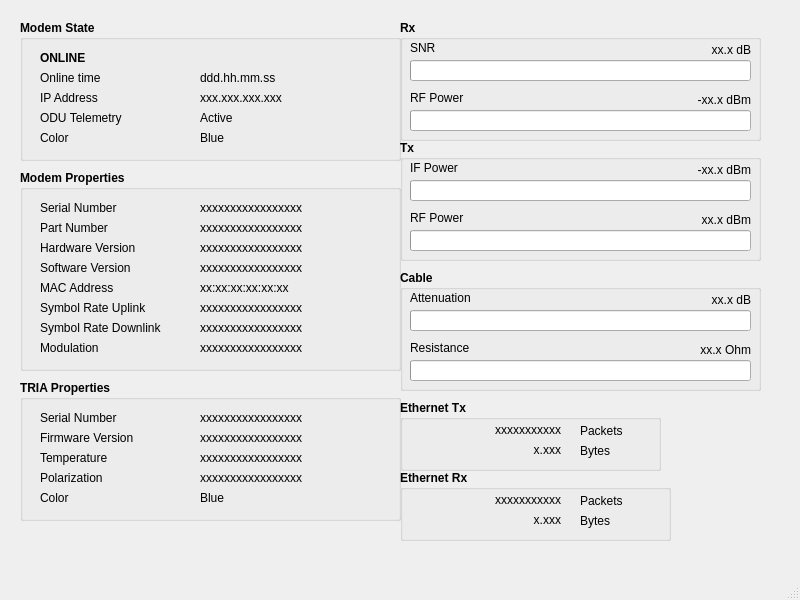
<?xml version="1.0" encoding="UTF-8"?>
<ui version="4.0">
 <class>SurfBeam2</class>
 <widget class="QMainWindow" name="SurfBeam2">
  <property name="geometry">
   <rect>
    <x>0</x>
    <y>0</y>
    <width>800</width>
    <height>600</height>
   </rect>
  </property>
  <property name="windowTitle">
   <string>ViaSat - SurfBeam 2</string>
  </property>
  <widget class="QWidget" name="centralwidget">
   <widget class="QGroupBox" name="ModemStateGroupbox">
    <property name="geometry">
     <rect>
      <x>20</x>
      <y>20</y>
      <width>381</width>
      <height>141</height>
     </rect>
    </property>
    <property name="font">
     <font>
      <weight>75</weight>
      <bold>true</bold>
     </font>
    </property>
    <property name="title">
     <string>Modem State</string>
    </property>
    <property name="flat">
     <bool>false</bool>
    </property>
    <property name="checkable">
     <bool>false</bool>
    </property>
    <widget class="QLabel" name="modemStateLabel">
     <property name="geometry">
      <rect>
       <x>20</x>
       <y>30</y>
       <width>201</width>
       <height>16</height>
      </rect>
     </property>
     <property name="font">
      <font>
       <weight>75</weight>
       <bold>true</bold>
      </font>
     </property>
     <property name="text">
      <string>ONLINE</string>
     </property>
    </widget>
    <widget class="QLabel" name="onlineTimeStatic">
     <property name="geometry">
      <rect>
       <x>20</x>
       <y>50</y>
       <width>111</width>
       <height>16</height>
      </rect>
     </property>
     <property name="font">
      <font>
       <weight>50</weight>
       <bold>false</bold>
      </font>
     </property>
     <property name="text">
      <string>Online time</string>
     </property>
    </widget>
    <widget class="QLabel" name="onlineTimeLabel">
     <property name="geometry">
      <rect>
       <x>180</x>
       <y>50</y>
       <width>151</width>
       <height>16</height>
      </rect>
     </property>
     <property name="font">
      <font>
       <weight>50</weight>
       <bold>false</bold>
      </font>
     </property>
     <property name="text">
      <string>ddd.hh.mm.ss</string>
     </property>
    </widget>
    <widget class="QLabel" name="ipAddressStatic">
     <property name="geometry">
      <rect>
       <x>20</x>
       <y>70</y>
       <width>111</width>
       <height>16</height>
      </rect>
     </property>
     <property name="font">
      <font>
       <weight>50</weight>
       <bold>false</bold>
      </font>
     </property>
     <property name="text">
      <string>IP Address</string>
     </property>
    </widget>
    <widget class="QLabel" name="ipAddressLabel">
     <property name="geometry">
      <rect>
       <x>180</x>
       <y>70</y>
       <width>151</width>
       <height>16</height>
      </rect>
     </property>
     <property name="font">
      <font>
       <weight>50</weight>
       <bold>false</bold>
      </font>
     </property>
     <property name="text">
      <string>xxx.xxx.xxx.xxx</string>
     </property>
    </widget>
    <widget class="QLabel" name="oduTelemetryStatic">
     <property name="geometry">
      <rect>
       <x>20</x>
       <y>90</y>
       <width>111</width>
       <height>16</height>
      </rect>
     </property>
     <property name="font">
      <font>
       <weight>50</weight>
       <bold>false</bold>
      </font>
     </property>
     <property name="text">
      <string>ODU Telemetry</string>
     </property>
    </widget>
    <widget class="QLabel" name="oduTelemetryLabel">
     <property name="geometry">
      <rect>
       <x>180</x>
       <y>90</y>
       <width>151</width>
       <height>16</height>
      </rect>
     </property>
     <property name="font">
      <font>
       <weight>50</weight>
       <bold>false</bold>
      </font>
     </property>
     <property name="text">
      <string>Active</string>
     </property>
    </widget>
    <widget class="QLabel" name="modemColorStatic">
     <property name="geometry">
      <rect>
       <x>20</x>
       <y>110</y>
       <width>111</width>
       <height>16</height>
      </rect>
     </property>
     <property name="font">
      <font>
       <weight>50</weight>
       <bold>false</bold>
      </font>
     </property>
     <property name="text">
      <string>Color</string>
     </property>
    </widget>
    <widget class="QLabel" name="modemColorLabel">
     <property name="geometry">
      <rect>
       <x>180</x>
       <y>110</y>
       <width>151</width>
       <height>16</height>
      </rect>
     </property>
     <property name="font">
      <font>
       <weight>50</weight>
       <bold>false</bold>
      </font>
     </property>
     <property name="text">
      <string>Blue</string>
     </property>
    </widget>
   </widget>
   <widget class="QGroupBox" name="ModemPropertiesGroupbox">
    <property name="geometry">
     <rect>
      <x>20</x>
      <y>170</y>
      <width>381</width>
      <height>201</height>
     </rect>
    </property>
    <property name="font">
     <font>
      <weight>75</weight>
      <bold>true</bold>
     </font>
    </property>
    <property name="title">
     <string>Modem Properties</string>
    </property>
    <widget class="QLabel" name="modemSerialNumberStatic">
     <property name="geometry">
      <rect>
       <x>20</x>
       <y>30</y>
       <width>131</width>
       <height>16</height>
      </rect>
     </property>
     <property name="font">
      <font>
       <weight>50</weight>
       <bold>false</bold>
      </font>
     </property>
     <property name="text">
      <string>Serial Number</string>
     </property>
    </widget>
    <widget class="QLabel" name="modemSerialNumberLabel">
     <property name="geometry">
      <rect>
       <x>180</x>
       <y>30</y>
       <width>161</width>
       <height>16</height>
      </rect>
     </property>
     <property name="font">
      <font>
       <weight>50</weight>
       <bold>false</bold>
      </font>
     </property>
     <property name="text">
      <string>xxxxxxxxxxxxxxxxx</string>
     </property>
    </widget>
    <widget class="QLabel" name="partNumberStatic">
     <property name="geometry">
      <rect>
       <x>20</x>
       <y>50</y>
       <width>141</width>
       <height>16</height>
      </rect>
     </property>
     <property name="font">
      <font>
       <weight>50</weight>
       <bold>false</bold>
      </font>
     </property>
     <property name="text">
      <string>Part Number</string>
     </property>
    </widget>
    <widget class="QLabel" name="partNumberLabel">
     <property name="geometry">
      <rect>
       <x>180</x>
       <y>50</y>
       <width>161</width>
       <height>16</height>
      </rect>
     </property>
     <property name="font">
      <font>
       <weight>50</weight>
       <bold>false</bold>
      </font>
     </property>
     <property name="text">
      <string>xxxxxxxxxxxxxxxxx</string>
     </property>
    </widget>
    <widget class="QLabel" name="hardwareVersionStatic">
     <property name="geometry">
      <rect>
       <x>20</x>
       <y>70</y>
       <width>151</width>
       <height>16</height>
      </rect>
     </property>
     <property name="font">
      <font>
       <weight>50</weight>
       <bold>false</bold>
      </font>
     </property>
     <property name="text">
      <string>Hardware Version</string>
     </property>
    </widget>
    <widget class="QLabel" name="hardwareVersionLabel">
     <property name="geometry">
      <rect>
       <x>180</x>
       <y>70</y>
       <width>161</width>
       <height>16</height>
      </rect>
     </property>
     <property name="font">
      <font>
       <weight>50</weight>
       <bold>false</bold>
      </font>
     </property>
     <property name="text">
      <string>xxxxxxxxxxxxxxxxx</string>
     </property>
    </widget>
    <widget class="QLabel" name="softwareVersionStatic">
     <property name="geometry">
      <rect>
       <x>20</x>
       <y>90</y>
       <width>141</width>
       <height>16</height>
      </rect>
     </property>
     <property name="font">
      <font>
       <weight>50</weight>
       <bold>false</bold>
      </font>
     </property>
     <property name="text">
      <string>Software Version</string>
     </property>
    </widget>
    <widget class="QLabel" name="softwareVersionLabel">
     <property name="geometry">
      <rect>
       <x>180</x>
       <y>90</y>
       <width>161</width>
       <height>16</height>
      </rect>
     </property>
     <property name="font">
      <font>
       <weight>50</weight>
       <bold>false</bold>
      </font>
     </property>
     <property name="text">
      <string>xxxxxxxxxxxxxxxxx</string>
     </property>
    </widget>
    <widget class="QLabel" name="macAddressStatic">
     <property name="geometry">
      <rect>
       <x>20</x>
       <y>110</y>
       <width>141</width>
       <height>16</height>
      </rect>
     </property>
     <property name="font">
      <font>
       <weight>50</weight>
       <bold>false</bold>
      </font>
     </property>
     <property name="text">
      <string>MAC Address</string>
     </property>
    </widget>
    <widget class="QLabel" name="macAddressLabel">
     <property name="geometry">
      <rect>
       <x>180</x>
       <y>110</y>
       <width>161</width>
       <height>16</height>
      </rect>
     </property>
     <property name="font">
      <font>
       <weight>50</weight>
       <bold>false</bold>
      </font>
     </property>
     <property name="text">
      <string>xx:xx:xx:xx:xx:xx</string>
     </property>
    </widget>
    <widget class="QLabel" name="symbolRateFwdStatic">
     <property name="geometry">
      <rect>
       <x>20</x>
       <y>130</y>
       <width>151</width>
       <height>16</height>
      </rect>
     </property>
     <property name="font">
      <font>
       <weight>50</weight>
       <bold>false</bold>
      </font>
     </property>
     <property name="text">
      <string>Symbol Rate Uplink</string>
     </property>
    </widget>
    <widget class="QLabel" name="symbolRateFwdLabel">
     <property name="geometry">
      <rect>
       <x>180</x>
       <y>130</y>
       <width>161</width>
       <height>16</height>
      </rect>
     </property>
     <property name="font">
      <font>
       <weight>50</weight>
       <bold>false</bold>
      </font>
     </property>
     <property name="text">
      <string>xxxxxxxxxxxxxxxxx</string>
     </property>
    </widget>
    <widget class="QLabel" name="symbolRateReturnStatic">
     <property name="geometry">
      <rect>
       <x>20</x>
       <y>150</y>
       <width>161</width>
       <height>16</height>
      </rect>
     </property>
     <property name="font">
      <font>
       <weight>50</weight>
       <bold>false</bold>
      </font>
     </property>
     <property name="text">
      <string>Symbol Rate Downlink</string>
     </property>
    </widget>
    <widget class="QLabel" name="symbolRateReturnLabel">
     <property name="geometry">
      <rect>
       <x>180</x>
       <y>150</y>
       <width>161</width>
       <height>16</height>
      </rect>
     </property>
     <property name="font">
      <font>
       <weight>50</weight>
       <bold>false</bold>
      </font>
     </property>
     <property name="text">
      <string>xxxxxxxxxxxxxxxxx</string>
     </property>
    </widget>
    <widget class="QLabel" name="modulationStatic">
     <property name="geometry">
      <rect>
       <x>20</x>
       <y>170</y>
       <width>141</width>
       <height>16</height>
      </rect>
     </property>
     <property name="font">
      <font>
       <weight>50</weight>
       <bold>false</bold>
      </font>
     </property>
     <property name="text">
      <string>Modulation</string>
     </property>
    </widget>
    <widget class="QLabel" name="modulationLabel">
     <property name="geometry">
      <rect>
       <x>180</x>
       <y>170</y>
       <width>161</width>
       <height>16</height>
      </rect>
     </property>
     <property name="font">
      <font>
       <weight>50</weight>
       <bold>false</bold>
      </font>
     </property>
     <property name="text">
      <string>xxxxxxxxxxxxxxxxx</string>
     </property>
    </widget>
   </widget>
   <widget class="QGroupBox" name="TriaPropertiesGroupbox">
    <property name="geometry">
     <rect>
      <x>20</x>
      <y>380</y>
      <width>381</width>
      <height>141</height>
     </rect>
    </property>
    <property name="font">
     <font>
      <weight>75</weight>
      <bold>true</bold>
     </font>
    </property>
    <property name="title">
     <string>TRIA Properties</string>
    </property>
    <widget class="QLabel" name="triaSerialNumberStatic">
     <property name="geometry">
      <rect>
       <x>20</x>
       <y>30</y>
       <width>141</width>
       <height>16</height>
      </rect>
     </property>
     <property name="font">
      <font>
       <weight>50</weight>
       <bold>false</bold>
      </font>
     </property>
     <property name="text">
      <string>Serial Number</string>
     </property>
    </widget>
    <widget class="QLabel" name="triaSerialNumberLabel">
     <property name="geometry">
      <rect>
       <x>180</x>
       <y>30</y>
       <width>151</width>
       <height>16</height>
      </rect>
     </property>
     <property name="font">
      <font>
       <weight>50</weight>
       <bold>false</bold>
      </font>
     </property>
     <property name="text">
      <string>xxxxxxxxxxxxxxxxx</string>
     </property>
    </widget>
    <widget class="QLabel" name="firmwareVersionStatic">
     <property name="geometry">
      <rect>
       <x>20</x>
       <y>50</y>
       <width>141</width>
       <height>16</height>
      </rect>
     </property>
     <property name="font">
      <font>
       <weight>50</weight>
       <bold>false</bold>
      </font>
     </property>
     <property name="text">
      <string>Firmware Version</string>
     </property>
    </widget>
    <widget class="QLabel" name="firmwareVersionLabel">
     <property name="geometry">
      <rect>
       <x>180</x>
       <y>50</y>
       <width>131</width>
       <height>16</height>
      </rect>
     </property>
     <property name="font">
      <font>
       <weight>50</weight>
       <bold>false</bold>
      </font>
     </property>
     <property name="text">
      <string>xxxxxxxxxxxxxxxxx</string>
     </property>
    </widget>
    <widget class="QLabel" name="temperatureStatic">
     <property name="geometry">
      <rect>
       <x>20</x>
       <y>70</y>
       <width>141</width>
       <height>16</height>
      </rect>
     </property>
     <property name="font">
      <font>
       <weight>50</weight>
       <bold>false</bold>
      </font>
     </property>
     <property name="text">
      <string>Temperature</string>
     </property>
    </widget>
    <widget class="QLabel" name="temperatureLabel">
     <property name="geometry">
      <rect>
       <x>180</x>
       <y>70</y>
       <width>151</width>
       <height>16</height>
      </rect>
     </property>
     <property name="font">
      <font>
       <weight>50</weight>
       <bold>false</bold>
      </font>
     </property>
     <property name="text">
      <string>xxxxxxxxxxxxxxxxx</string>
     </property>
    </widget>
    <widget class="QLabel" name="polarizationStatic">
     <property name="geometry">
      <rect>
       <x>20</x>
       <y>90</y>
       <width>141</width>
       <height>16</height>
      </rect>
     </property>
     <property name="font">
      <font>
       <weight>50</weight>
       <bold>false</bold>
      </font>
     </property>
     <property name="text">
      <string>Polarization</string>
     </property>
    </widget>
    <widget class="QLabel" name="polarizationLabel">
     <property name="geometry">
      <rect>
       <x>180</x>
       <y>90</y>
       <width>151</width>
       <height>16</height>
      </rect>
     </property>
     <property name="font">
      <font>
       <weight>50</weight>
       <bold>false</bold>
      </font>
     </property>
     <property name="text">
      <string>xxxxxxxxxxxxxxxxx</string>
     </property>
    </widget>
    <widget class="QLabel" name="triaColorStatic">
     <property name="geometry">
      <rect>
       <x>20</x>
       <y>110</y>
       <width>141</width>
       <height>16</height>
      </rect>
     </property>
     <property name="font">
      <font>
       <weight>50</weight>
       <bold>false</bold>
      </font>
     </property>
     <property name="text">
      <string>Color</string>
     </property>
    </widget>
    <widget class="QLabel" name="triaColorLabel">
     <property name="geometry">
      <rect>
       <x>180</x>
       <y>110</y>
       <width>121</width>
       <height>16</height>
      </rect>
     </property>
     <property name="font">
      <font>
       <weight>50</weight>
       <bold>false</bold>
      </font>
     </property>
     <property name="text">
      <string>Blue</string>
     </property>
    </widget>
   </widget>
   <widget class="QGroupBox" name="EthernetTxGroupbox">
    <property name="geometry">
     <rect>
      <x>400</x>
      <y>400</y>
      <width>261</width>
      <height>71</height>
     </rect>
    </property>
    <property name="font">
     <font>
      <weight>75</weight>
      <bold>true</bold>
     </font>
    </property>
    <property name="title">
     <string>Ethernet Tx</string>
    </property>
    <widget class="QLabel" name="txPacketsLabel">
     <property name="geometry">
      <rect>
       <x>20</x>
       <y>20</y>
       <width>141</width>
       <height>20</height>
      </rect>
     </property>
     <property name="font">
      <font>
       <weight>50</weight>
       <bold>false</bold>
      </font>
     </property>
     <property name="text">
      <string>xxxxxxxxxxx</string>
     </property>
     <property name="alignment">
      <set>Qt::AlignRight|Qt::AlignTrailing|Qt::AlignVCenter</set>
     </property>
    </widget>
    <widget class="QLabel" name="txBytesLabel">
     <property name="geometry">
      <rect>
       <x>80</x>
       <y>40</y>
       <width>81</width>
       <height>20</height>
      </rect>
     </property>
     <property name="font">
      <font>
       <weight>50</weight>
       <bold>false</bold>
      </font>
     </property>
     <property name="text">
      <string>x.xxx</string>
     </property>
     <property name="alignment">
      <set>Qt::AlignRight|Qt::AlignTrailing|Qt::AlignVCenter</set>
     </property>
    </widget>
    <widget class="QLabel" name="txPacketsStatic">
     <property name="geometry">
      <rect>
       <x>180</x>
       <y>20</y>
       <width>81</width>
       <height>21</height>
      </rect>
     </property>
     <property name="font">
      <font>
       <weight>50</weight>
       <bold>false</bold>
      </font>
     </property>
     <property name="text">
      <string>Packets</string>
     </property>
    </widget>
    <widget class="QLabel" name="txBytesStatic">
     <property name="geometry">
      <rect>
       <x>180</x>
       <y>40</y>
       <width>81</width>
       <height>21</height>
      </rect>
     </property>
     <property name="font">
      <font>
       <weight>50</weight>
       <bold>false</bold>
      </font>
     </property>
     <property name="text">
      <string>Bytes</string>
     </property>
    </widget>
   </widget>
   <widget class="QGroupBox" name="RxGroupbox">
    <property name="geometry">
     <rect>
      <x>400</x>
      <y>20</y>
      <width>361</width>
      <height>121</height>
     </rect>
    </property>
    <property name="font">
     <font>
      <weight>75</weight>
      <bold>true</bold>
     </font>
    </property>
    <property name="title">
     <string>Rx</string>
    </property>
    <widget class="QProgressBar" name="rxSnrProgressbar">
     <property name="geometry">
      <rect>
       <x>10</x>
       <y>40</y>
       <width>341</width>
       <height>21</height>
      </rect>
     </property>
     <property name="value">
      <number>0</number>
     </property>
     <property name="textVisible">
      <bool>false</bool>
     </property>
    </widget>
    <widget class="QProgressBar" name="rxRfPowerProgressbar">
     <property name="geometry">
      <rect>
       <x>10</x>
       <y>90</y>
       <width>341</width>
       <height>21</height>
      </rect>
     </property>
     <property name="value">
      <number>0</number>
     </property>
     <property name="textVisible">
      <bool>false</bool>
     </property>
     <property name="orientation">
      <enum>Qt::Horizontal</enum>
     </property>
    </widget>
    <widget class="QLabel" name="rxSnrLabel">
     <property name="geometry">
      <rect>
       <x>100</x>
       <y>20</y>
       <width>251</width>
       <height>20</height>
      </rect>
     </property>
     <property name="font">
      <font>
       <weight>50</weight>
       <bold>false</bold>
      </font>
     </property>
     <property name="text">
      <string>xx.x dB</string>
     </property>
     <property name="alignment">
      <set>Qt::AlignRight|Qt::AlignTrailing|Qt::AlignVCenter</set>
     </property>
    </widget>
    <widget class="QLabel" name="rxSnrStatic">
     <property name="geometry">
      <rect>
       <x>10</x>
       <y>20</y>
       <width>111</width>
       <height>16</height>
      </rect>
     </property>
     <property name="font">
      <font>
       <weight>50</weight>
       <bold>false</bold>
      </font>
     </property>
     <property name="text">
      <string>SNR</string>
     </property>
    </widget>
    <widget class="QLabel" name="rxRfPowerStatic">
     <property name="geometry">
      <rect>
       <x>10</x>
       <y>70</y>
       <width>111</width>
       <height>16</height>
      </rect>
     </property>
     <property name="font">
      <font>
       <weight>50</weight>
       <bold>false</bold>
      </font>
     </property>
     <property name="text">
      <string>RF Power</string>
     </property>
    </widget>
    <widget class="QLabel" name="rxRfPowerLabel">
     <property name="geometry">
      <rect>
       <x>110</x>
       <y>70</y>
       <width>241</width>
       <height>20</height>
      </rect>
     </property>
     <property name="font">
      <font>
       <weight>50</weight>
       <bold>false</bold>
      </font>
     </property>
     <property name="text">
      <string>-xx.x dBm</string>
     </property>
     <property name="alignment">
      <set>Qt::AlignRight|Qt::AlignTrailing|Qt::AlignVCenter</set>
     </property>
    </widget>
   </widget>
   <widget class="QGroupBox" name="TxGroupbox">
    <property name="geometry">
     <rect>
      <x>400</x>
      <y>140</y>
      <width>361</width>
      <height>121</height>
     </rect>
    </property>
    <property name="font">
     <font>
      <weight>75</weight>
      <bold>true</bold>
     </font>
    </property>
    <property name="title">
     <string>Tx</string>
    </property>
    <widget class="QLabel" name="txIfPowerStatic">
     <property name="geometry">
      <rect>
       <x>10</x>
       <y>20</y>
       <width>111</width>
       <height>16</height>
      </rect>
     </property>
     <property name="font">
      <font>
       <weight>50</weight>
       <bold>false</bold>
      </font>
     </property>
     <property name="text">
      <string>IF Power</string>
     </property>
    </widget>
    <widget class="QLabel" name="txIfPowerLabel">
     <property name="geometry">
      <rect>
       <x>110</x>
       <y>20</y>
       <width>241</width>
       <height>20</height>
      </rect>
     </property>
     <property name="font">
      <font>
       <weight>50</weight>
       <bold>false</bold>
      </font>
     </property>
     <property name="text">
      <string>-xx.x dBm</string>
     </property>
     <property name="alignment">
      <set>Qt::AlignRight|Qt::AlignTrailing|Qt::AlignVCenter</set>
     </property>
    </widget>
    <widget class="QProgressBar" name="txIfPowerProgressbar">
     <property name="geometry">
      <rect>
       <x>10</x>
       <y>40</y>
       <width>341</width>
       <height>21</height>
      </rect>
     </property>
     <property name="value">
      <number>0</number>
     </property>
     <property name="textVisible">
      <bool>false</bool>
     </property>
    </widget>
    <widget class="QLabel" name="txRfPowerStatic">
     <property name="geometry">
      <rect>
       <x>10</x>
       <y>70</y>
       <width>111</width>
       <height>16</height>
      </rect>
     </property>
     <property name="font">
      <font>
       <weight>50</weight>
       <bold>false</bold>
      </font>
     </property>
     <property name="text">
      <string>RF Power</string>
     </property>
    </widget>
    <widget class="QLabel" name="txRfPowerLabel">
     <property name="geometry">
      <rect>
       <x>110</x>
       <y>70</y>
       <width>241</width>
       <height>20</height>
      </rect>
     </property>
     <property name="font">
      <font>
       <weight>50</weight>
       <bold>false</bold>
      </font>
     </property>
     <property name="text">
      <string>xx.x dBm</string>
     </property>
     <property name="alignment">
      <set>Qt::AlignRight|Qt::AlignTrailing|Qt::AlignVCenter</set>
     </property>
    </widget>
    <widget class="QProgressBar" name="txRfPowerProgressbar">
     <property name="geometry">
      <rect>
       <x>10</x>
       <y>90</y>
       <width>341</width>
       <height>21</height>
      </rect>
     </property>
     <property name="value">
      <number>0</number>
     </property>
     <property name="textVisible">
      <bool>false</bool>
     </property>
     <property name="orientation">
      <enum>Qt::Horizontal</enum>
     </property>
    </widget>
   </widget>
   <widget class="QGroupBox" name="CableGroupbox">
    <property name="geometry">
     <rect>
      <x>400</x>
      <y>270</y>
      <width>361</width>
      <height>121</height>
     </rect>
    </property>
    <property name="font">
     <font>
      <weight>75</weight>
      <bold>true</bold>
     </font>
    </property>
    <property name="title">
     <string>Cable</string>
    </property>
    <widget class="QLabel" name="cableAttenuationStatic">
     <property name="geometry">
      <rect>
       <x>10</x>
       <y>20</y>
       <width>111</width>
       <height>16</height>
      </rect>
     </property>
     <property name="font">
      <font>
       <weight>50</weight>
       <bold>false</bold>
      </font>
     </property>
     <property name="text">
      <string>Attenuation</string>
     </property>
    </widget>
    <widget class="QProgressBar" name="cableAttenuationProgressbar">
     <property name="geometry">
      <rect>
       <x>10</x>
       <y>40</y>
       <width>341</width>
       <height>21</height>
      </rect>
     </property>
     <property name="value">
      <number>0</number>
     </property>
     <property name="textVisible">
      <bool>false</bool>
     </property>
    </widget>
    <widget class="QLabel" name="cableAttenuationLabel">
     <property name="geometry">
      <rect>
       <x>120</x>
       <y>20</y>
       <width>231</width>
       <height>20</height>
      </rect>
     </property>
     <property name="font">
      <font>
       <weight>50</weight>
       <bold>false</bold>
      </font>
     </property>
     <property name="text">
      <string>xx.x dB</string>
     </property>
     <property name="alignment">
      <set>Qt::AlignRight|Qt::AlignTrailing|Qt::AlignVCenter</set>
     </property>
    </widget>
    <widget class="QLabel" name="cableResistanceStatic">
     <property name="geometry">
      <rect>
       <x>10</x>
       <y>70</y>
       <width>111</width>
       <height>16</height>
      </rect>
     </property>
     <property name="font">
      <font>
       <weight>50</weight>
       <bold>false</bold>
      </font>
     </property>
     <property name="text">
      <string>Resistance</string>
     </property>
    </widget>
    <widget class="QLabel" name="cableResistanceLabel">
     <property name="geometry">
      <rect>
       <x>110</x>
       <y>70</y>
       <width>241</width>
       <height>20</height>
      </rect>
     </property>
     <property name="font">
      <font>
       <weight>50</weight>
       <bold>false</bold>
      </font>
     </property>
     <property name="text">
      <string>xx.x Ohm</string>
     </property>
     <property name="alignment">
      <set>Qt::AlignRight|Qt::AlignTrailing|Qt::AlignVCenter</set>
     </property>
    </widget>
    <widget class="QProgressBar" name="cableResistanceProgressbar">
     <property name="geometry">
      <rect>
       <x>10</x>
       <y>90</y>
       <width>341</width>
       <height>21</height>
      </rect>
     </property>
     <property name="value">
      <number>0</number>
     </property>
     <property name="textVisible">
      <bool>false</bool>
     </property>
    </widget>
   </widget>
   <widget class="QGroupBox" name="EthernetRxGroupbox">
    <property name="geometry">
     <rect>
      <x>400</x>
      <y>470</y>
      <width>271</width>
      <height>71</height>
     </rect>
    </property>
    <property name="font">
     <font>
      <weight>75</weight>
      <bold>true</bold>
     </font>
    </property>
    <property name="title">
     <string>Ethernet Rx</string>
    </property>
    <widget class="QLabel" name="rxPacketsLabel">
     <property name="geometry">
      <rect>
       <x>20</x>
       <y>20</y>
       <width>141</width>
       <height>20</height>
      </rect>
     </property>
     <property name="font">
      <font>
       <weight>50</weight>
       <bold>false</bold>
      </font>
     </property>
     <property name="text">
      <string>xxxxxxxxxxx</string>
     </property>
     <property name="alignment">
      <set>Qt::AlignRight|Qt::AlignTrailing|Qt::AlignVCenter</set>
     </property>
    </widget>
    <widget class="QLabel" name="rxBytesLabel">
     <property name="geometry">
      <rect>
       <x>50</x>
       <y>40</y>
       <width>111</width>
       <height>20</height>
      </rect>
     </property>
     <property name="font">
      <font>
       <weight>50</weight>
       <bold>false</bold>
      </font>
     </property>
     <property name="text">
      <string>x.xxx</string>
     </property>
     <property name="alignment">
      <set>Qt::AlignRight|Qt::AlignTrailing|Qt::AlignVCenter</set>
     </property>
    </widget>
    <widget class="QLabel" name="rxPacketsStatic">
     <property name="geometry">
      <rect>
       <x>180</x>
       <y>20</y>
       <width>81</width>
       <height>21</height>
      </rect>
     </property>
     <property name="font">
      <font>
       <weight>50</weight>
       <bold>false</bold>
      </font>
     </property>
     <property name="text">
      <string>Packets</string>
     </property>
    </widget>
    <widget class="QLabel" name="rxBytesStatic">
     <property name="geometry">
      <rect>
       <x>180</x>
       <y>40</y>
       <width>91</width>
       <height>21</height>
      </rect>
     </property>
     <property name="font">
      <font>
       <weight>50</weight>
       <bold>false</bold>
      </font>
     </property>
     <property name="text">
      <string>Bytes</string>
     </property>
    </widget>
   </widget>
   <widget class="QLabel" name="dishPicture">
    <property name="geometry">
     <rect>
      <x>580</x>
      <y>570</y>
      <width>111</width>
      <height>101</height>
     </rect>
    </property>
    <property name="text">
     <string/>
    </property>
    <property name="pixmap">
     <pixmap>:/Resources/dish.png</pixmap>
    </property>
    <property name="scaledContents">
     <bool>true</bool>
    </property>
   </widget>
  </widget>
  <widget class="QMenuBar" name="menubar">
   <property name="geometry">
    <rect>
     <x>0</x>
     <y>0</y>
     <width>800</width>
     <height>21</height>
    </rect>
   </property>
  </widget>
  <widget class="QStatusBar" name="statusbar"/>
 </widget>
 <resources/>
 <connections/>
</ui>
